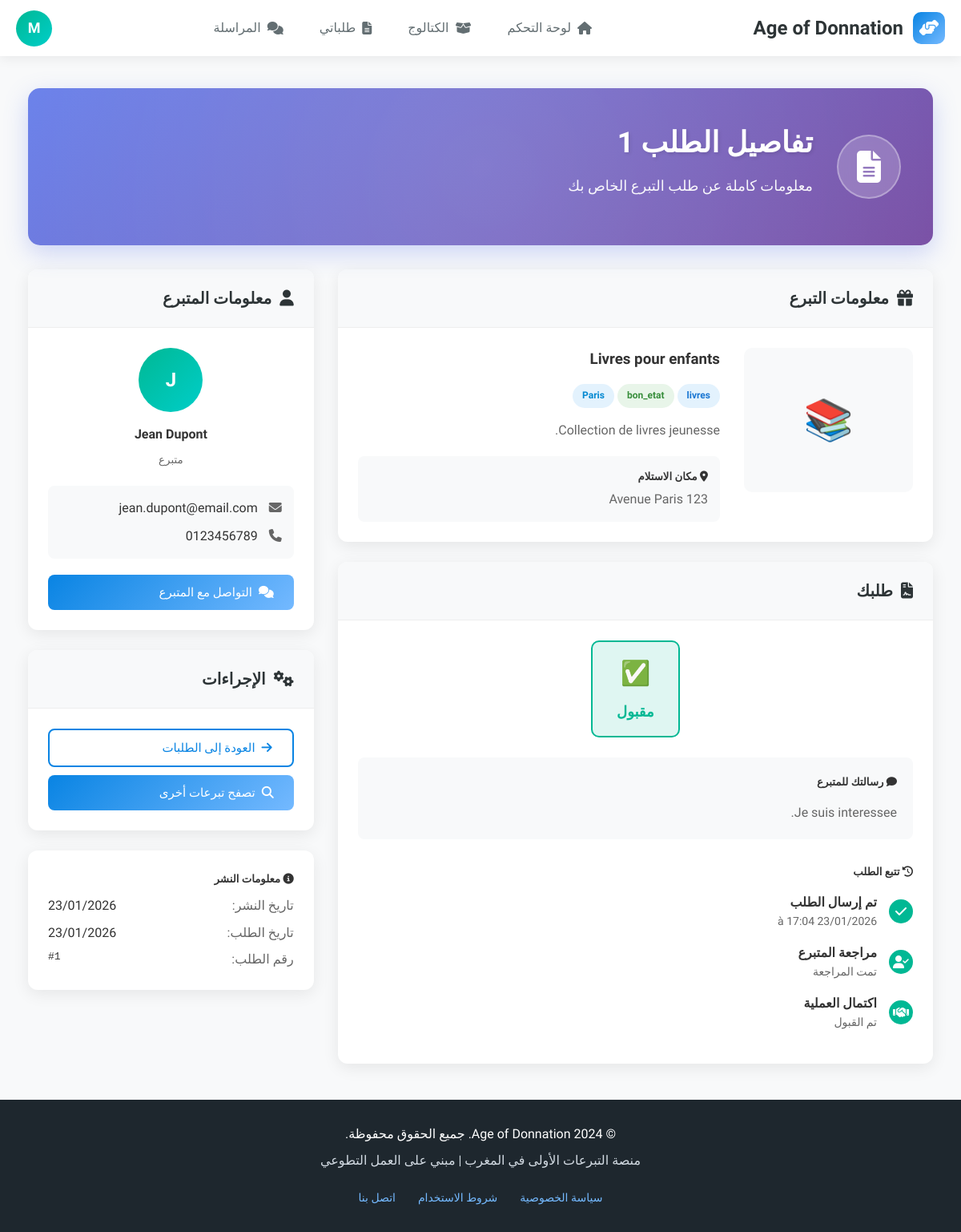
Screenshot of /beneficiaire/details-demande.php?id=1 (signed in) with the database file from the repository.
### tables this page shows
CREATE TABLE `users` (
  `id` INT(11) NOT NULL AUTO_INCREMENT,
  `nom` VARCHAR(100) NOT NULL,
  `email` VARCHAR(255) NOT NULL,
  `password` VARCHAR(255) NOT NULL,
  `type` ENUM('donateur','beneficiaire','livreur','admin') NOT NULL,
  `telephone` VARCHAR(20) DEFAULT NULL,
  `adresse` TEXT DEFAULT NULL,
  `ville` VARCHAR(100) DEFAULT NULL,
  `status` ENUM('active','inactive','pending') DEFAULT 'active',
  `reset_token` VARCHAR(100) DEFAULT NULL,
  `reset_expires` DATETIME DEFAULT NULL,
  `created_at` TIMESTAMP NOT NULL DEFAULT CURRENT_TIMESTAMP,
  `updated_at` TIMESTAMP NOT NULL DEFAULT CURRENT_TIMESTAMP ON UPDATE CURRENT_TIMESTAMP,
  PRIMARY KEY (`id`),
  UNIQUE KEY `email` (`email`)
);

CREATE TABLE `demandes` (
  `id` INT(11) NOT NULL AUTO_INCREMENT,
  `beneficiaire_id` INT(11) NOT NULL,
  `don_id` INT(11) NOT NULL,
  `message_demande` TEXT DEFAULT NULL,
  `statut` ENUM('en_attente','acceptee','refusee','annulee') DEFAULT 'en_attente',
  `created_at` TIMESTAMP NOT NULL DEFAULT CURRENT_TIMESTAMP,
  PRIMARY KEY (`id`),
  KEY `beneficiaire_id` (`beneficiaire_id`),
  KEY `don_id` (`don_id`),
  CONSTRAINT `demandes_ibfk_1`
    FOREIGN KEY (`beneficiaire_id`) REFERENCES `users` (`id`)
    ON DELETE CASCADE,
  CONSTRAINT `demandes_ibfk_2`
    FOREIGN KEY (`don_id`) REFERENCES `dons` (`id`)
    ON DELETE CASCADE
);

CREATE TABLE `dons` (
  `id` INT(11) NOT NULL AUTO_INCREMENT,
  `donateur_id` INT(11) NOT NULL,
  `titre` VARCHAR(255) NOT NULL,
  `description` TEXT NOT NULL,
  `photo_principale` VARCHAR(255) DEFAULT NULL,
  `categorie` ENUM('vetements','nourriture','meubles','livres','electromenager','divers') NOT NULL,
  `etat` ENUM('neuf','bon_etat','usage') NOT NULL,
  `adresse_retrait` TEXT DEFAULT NULL,
  `ville` VARCHAR(100) DEFAULT NULL,
  `livraison_option` ENUM('none','fifty','full') DEFAULT 'none',
  `statut` ENUM('disponible','reserve','donne','expire') DEFAULT 'disponible',
  `is_deleted` TINYINT(1) DEFAULT 0,
  `deleted_at` TIMESTAMP NULL DEFAULT NULL,
  `created_at` TIMESTAMP NOT NULL DEFAULT CURRENT_TIMESTAMP,
  `updated_at` TIMESTAMP NOT NULL DEFAULT CURRENT_TIMESTAMP ON UPDATE CURRENT_TIMESTAMP,
  PRIMARY KEY (`id`),
  KEY `donateur_id` (`donateur_id`),
  CONSTRAINT `dons_ibfk_1`
    FOREIGN KEY (`donateur_id`) REFERENCES `users` (`id`)
    ON DELETE CASCADE
);

### beneficiaire/details-demande.php (the view, shortened to what the rows shown need)
<?php
$database = new Database();
$db = $database->getConnection();
$user_id = $_SESSION['user_id'];
$query_user = "SELECT * FROM users WHERE id = :user_id";
$stmt_user = $db->prepare($query_user);
$stmt_user->bindParam(":user_id", $user_id);
$stmt_user->execute();
$current_user = $stmt_user->fetch(PDO::FETCH_ASSOC);
$demande_id = $_GET['id'] ?? null;
$query = "
    SELECT d.*,
           don.titre as don_titre,
           don.description as don_description,
           don.photo_principale,
           don.categorie,
           don.etat,
           don.adresse_retrait,
           don.ville,
           don.donateur_id,
           don.created_at as don_date_publication,
           u.nom as donateur_nom,
           u.email as donateur_email,
           u.telephone as donateur_telephone
    FROM demandes d
    INNER JOIN dons don ON d.don_id = don.id
    INNER JOIN users u ON don.donateur_id = u.id
    WHERE d.id = :demande_id AND d.beneficiaire_id = :user_id
";
$stmt = $db->prepare($query);
$stmt->bindParam(":demande_id", $demande_id);
$stmt->bindParam(":user_id", $user_id);
$stmt->execute();
$demande = $stmt->fetch(PDO::FETCH_ASSOC);
?>
<!DOCTYPE html>
<html lang="fr" dir="rtl">
<head>
    <link rel="stylesheet" href="https://cdnjs.cloudflare.com/ajax/libs/font-awesome/6.4.0/css/all.min.css">
</head>
<body>
    <nav class="navbar">
        <div class="user-menu">
            <div class="user-avatar" onclick="toggleDropdown()" title="الملف الشخصي">
                <?php echo strtoupper(substr($current_user['nom'], 0, 1)); ?>
            </div>
        </div>
    </nav>
    <div class="main-content">
        <div class="container">
            <div class="welcome-section">
                <div class="welcome-content">
                    <div class="welcome-text">
                        <h1>تفاصيل الطلب <?php echo $demande['id']; ?></h1>
                        <p>معلومات كاملة عن طلب التبرع الخاص بك</p>
                    </div>
                </div>
            </div>
            <div class="row">
                <div class="col-8">
                    <div class="card" style="margin-bottom: 25px;">
                        <div class="card-body">
                            <div class="row">
                                <div class="col-4">
                                    <div style="height: 180px; background: #f8f9fa; border-radius: 10px; display: flex; align-items: center; justify-content: center; font-size: 50px; color: #aaa;">
                                        <?php
                                        $defaultImages = [
                                            'vetements' => '👕',
                                            'nourriture' => '🍎',
                                            'meubles' => '🛋️',
                                            'livres' => '📚',
                                            'electromenager' => '🔌',
                                            'divers' => '📦'
                                        ];
                                        echo $defaultImages[$demande['categorie']] ?? '📦';
                                        ?>
                                    </div>
                                </div>
                                <div class="col-8">
                                    <h3 style="margin-bottom: 15px;"><?php echo htmlspecialchars($demande['don_titre']); ?></h3>
                                    <div style="margin-bottom: 15px;">
                                        <span class="badge badge-primary"><?php echo $demande['categorie']; ?></span>
                                        <span class="badge badge-success"><?php echo $demande['etat']; ?></span>
                                        <span class="badge badge-info"><?php echo $demande['ville']; ?></span>
                                    </div>
                                    <p style="color: #666; line-height: 1.6; margin-bottom: 20px;">
                                        <?php echo nl2br(htmlspecialchars($demande['don_description'])); ?>
                                    </p>
                                    <div style="background: #f8f9fa; padding: 15px; border-radius: 8px; margin-top: 20px;">
                                        <h5><i class="fas fa-map-marker-alt"></i> مكان الاستلام</h5>
                                        <p style="margin: 5px 0 0; color: #666;"><?php echo htmlspecialchars($demande['adresse_retrait']); ?></p>
                                    </div>
                                </div>
                            </div>
                        </div>
                    </div>
                    <div class="card" style="margin-bottom: 25px;">
                        <div class="card-body">
                            <div class="status-container">
                                <?php
                                $statusColors = [
                                    'en_attente' => ['color' => '#fdcb6e', 'icon' => '⏳', 'label' => 'في الانتظار'],
                                    'acceptee' => ['color' => '#00b894', 'icon' => '✅', 'label' => 'مقبول'],
                                    'refusee' => ['color' => '#ff7675', 'icon' => '❌', 'label' => 'مرفوض'],
                                    'annulee' => ['color' => '#aaa', 'icon' => '🚫', 'label' => 'ملغى']
                                ];
                                $status = $statusColors[$demande['statut']] ?? ['color' => '#aaa', 'icon' => '📝', 'label' => $demande['statut']];
                                ?>
                                <div class="status-badge-large" style="border-color: <?php echo $status['color']; ?>; background: <?php echo $status['color']; ?>20;">
                                    <div class="status-icon"><?php echo $status['icon']; ?></div>
                                    <h4 class="status-label" style="color: <?php echo $status['color']; ?>;"><?php echo $status['label']; ?></h4>
                                </div>
                            </div>
                            <div style="background: #f8f9fa; padding: 20px; border-radius: 8px; margin-bottom: 20px;">
                                <h5><i class="fas fa-comment"></i> رسالتك للمتبرع</h5>
                                <p style="margin: 15px 0 0; color: #666; line-height: 1.6;">
                                    <?php echo nl2br(htmlspecialchars($demande['message_demande'])); ?>
                                </p>
                            </div>
                            <div style="margin-top: 30px;">
                                <div style="margin-top: 15px;">
                                    <div class="timeline-item">
                                        <div>
                                            <strong>تم إرسال الطلب</strong>
                                            <div style="color: #666; font-size: 14px;">
                                                <?php echo date('d/m/Y à H:i', strtotime($demande['created_at'])); ?>
                                            </div>
                                        </div>
                                    </div>
                                </div>
                            </div>
                        </div>
                    </div>
                </div>
                <div class="col-4">
                    <div class="card" style="margin-bottom: 25px;">
                        <div class="card-body">
                            <div style="text-align: center; margin-bottom: 20px;">
                                <div style="width: 80px; height: 80px; background: linear-gradient(135deg, #00b894, #00cec9); border-radius: 50%; display: flex; align-items: center; justify-content: center; color: white; font-weight: bold; font-size: 24px; margin: 0 auto 15px;">
                                    <?php echo strtoupper(substr($demande['donateur_nom'], 0, 1)); ?>
                                </div>
                                <h4 style="margin-bottom: 5px;"><?php echo htmlspecialchars($demande['donateur_nom']); ?></h4>
                                <small style="color: #666;">متبرع</small>
                            </div>
                            <div style="background: #f8f9fa; padding: 15px; border-radius: 8px;">
                                <div style="margin-bottom: 10px;">
                                    <i class="fas fa-envelope" style="color: #666; margin-left: 10px;"></i>
                                    <span><?php echo htmlspecialchars($demande['donateur_email']); ?></span>
                                </div>
                                <?php if(isset($demande['donateur_telephone']) && !empty($demande['donateur_telephone'])): ?>
                                <div>
                                    <i class="fas fa-phone" style="color: #666; margin-left: 10px;"></i>
                                    <span><?php echo htmlspecialchars($demande['donateur_telephone']); ?></span>
                                </div>
                                <?php endif; ?>
                            </div>
                        </div>
                    </div>
                    <div class="card" style="margin-top: 25px;">
                        <div class="card-body">
                            <div style="margin-top: 10px;">
                                <div style="display: flex; justify-content: space-between; margin-bottom: 8px;">
                                    <span style="color: #666;">تاريخ النشر:</span>
                                    <span><?php echo date('d/m/Y', strtotime($demande['don_date_publication'])); ?></span>
                                </div>
                                <div style="display: flex; justify-content: space-between; margin-bottom: 8px;">
                                    <span style="color: #666;">تاريخ الطلب:</span>
                                    <span><?php echo date('d/m/Y', strtotime($demande['created_at'])); ?></span>
                                </div>
                                <div style="display: flex; justify-content: space-between;">
                                    <span style="color: #666;">رقم الطلب:</span>
                                    <span style="font-family: monospace;">#<?php echo $demande['id']; ?></span>
                                </div>
                            </div>
                        </div>
                    </div>
                </div>
            </div>
        </div>
    </div>
</body>
</html>
<?php
include '../includes/footer.php'; ?>

### rows the page displays
users: nom "M"
demandes: id "1", don.categorie "📚", don.titre "Livres pour enfants", don.categorie "livres", don.etat "bon_etat", don.ville "Paris", don.description "Collection de livres jeunesse.", don.adresse_retrait "123 Avenue Paris", statut "✅", statut "مقبول", message_demande "Je suis interessee.", created_at "23/01/2026 à 17:04", users.nom "J", users.nom "Jean Dupont", users.email "jean.dupont@email.com", users.telephone "0123456789", don.created_at "23/01/2026", created_at "23/01/2026"
